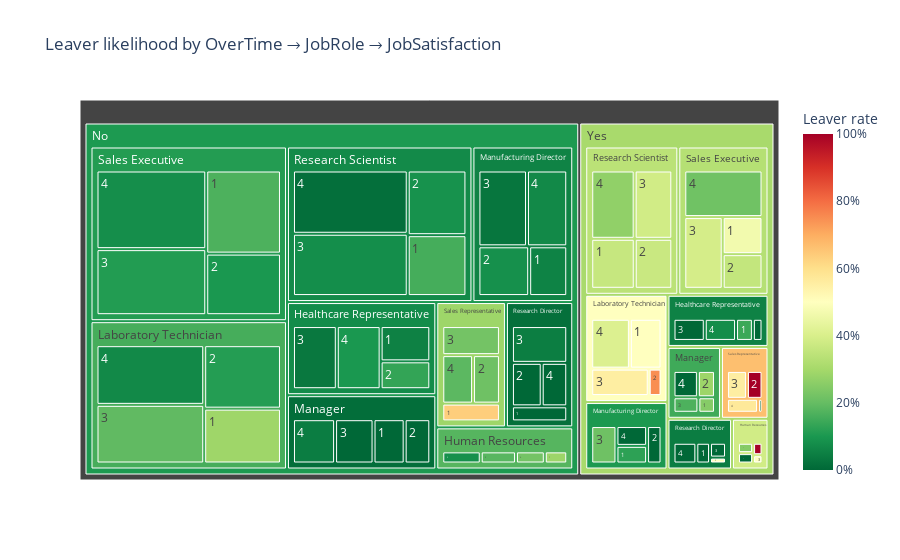

The notebook cell this image was saved under:
### Code cell
treemap_attrition(df, ["OverTime", "JobRole", "JobSatisfaction"],
                title="Leaver likelihood by OverTime → JobRole → JobSatisfaction")

### Figure 1 — Plotly figure (JSON) as saved in the notebook; plotly's stock layout.template omitted (floating-point values rounded to 4 significant figures)
{"data": [{"branchvalues": "total", "customdata": [[0.05263], [0.1429], [0.2857], [1], [0.2895], [0.5], [0], [0.25], [0.05556], [0.125], [0], [0], [0.1562], [0.3636], [0.1667], [0.4667], [0.6364], [0], [0.1333], [0], [0.08333], [0.25], [0.1136], [0.75], [0], [0.2857], [0.08333], [0], [0], [0.5], [0.08824], [0.3684], [0.1], [0.3571], [0.2143], [1], [0.03333], [0], [0.1818], [0.5], [0.193], [0.5556], [0], [0.1667], [0.02857], [0.2143], [0.04545], [0], [0.07812], [0.3846], [0.1111], [0.3929], [0.2222], [0.5556], [0.1], [0.07692], [0.2222], [0], [0.06897], [0.4091], [0.04348], [0], [0.06897], [0], [0], [0], [0.01538], [0.2667], [0.08], [0.2162], [0.1875], [0.5714], [0.07447], [0.05405], [0.1795], [0.3846], [0.1574], [0.5], [0.01333], [0.1481], [0.0566], [0.1026], [0.01754], [0.04348], [0.07179], [0.3402], [0.1121], [0.3298], [0.2881], [0.6667], [0.1044], [0.3053]], "domain": {"x": [0, 1], "y": [0, 1]}, "hovertemplate": "<b>%{label}</b><br>Path: %{currentPath}<br>Employees: %{value:,}<br>Leaver rate: %{color:.1%}<extra></extra>", "ids": ["No/Healthcare Representative/1", "Yes/Healthcare Representative/1", "No/Human Resources/1", "Yes/Human Resources/1", "No/Laboratory Technician/1", "Yes/Laboratory Technician/1", "No/Manager/1", "Yes/Manager/1", "No/Manufacturing Director/1", "Yes/Manufacturing Director/1", "No/Research Director/1", "Yes/Research Director/1", "No/Research Scientist/1", "Yes/Research Scientist/1", "No/Sales Executive/1", "Yes/Sales Executive/1", "No/Sales Representative/1", "Yes/Sales Representative/1", "No/Healthcare Representative/2", "Yes/Healthcare Representative/2", "No/Human Resources/2", "Yes/Human Resources/2", "No/Laboratory Technician/2", "Yes/Laboratory Technician/2", "No/Manager/2", "Yes/Manager/2", "No/Manufacturing Director/2", "Yes/Manufacturing Director/2", "No/Research Director/2", "Yes/Research Director/2", "No/Research Scientist/2", "Yes/Research Scientist/2", "No/Sales Executive/2", "Yes/Sales Executive/2", "No/Sales Representative/2", "Yes/Sales Representative/2", "No/Healthcare Representative/3", "Yes/Healthcare Representative/3", "No/Human Resources/3", "Yes/Human Resources/3", "No/Laboratory Technician/3", "Yes/Laboratory Technician/3", "No/Manager/3", "Yes/Manager/3", "No/Manufacturing Director/3", "Yes/Manufacturing Director/3", "No/Research Director/3", "Yes/Research Director/3", "No/Research Scientist/3", "Yes/Research Scientist/3", "No/Sales Executive/3", "Yes/Sales Executive/3", "No/Sales Representative/3", "Yes/Sales Representative/3", "No/Healthcare Representative/4", "Yes/Healthcare Representative/4", "No/Human Resources/4", "Yes/Human Resources/4", "No/Laboratory Technician/4", "Yes/Laboratory Technician/4", "No/Manager/4", "Yes/Manager/4", "No/Manufacturing Director/4", "Yes/Manufacturing Director/4", "No/Research Director/4", "Yes/Research Director/4", "No/Research Scientist/4", "Yes/Research Scientist/4", "No/Sales Executive/4", "Yes/Sales Executive/4", "No/Sales Representative/4", "Yes/Sales Representative/4", "No/Healthcare Representative", "Yes/Healthcare Representative", "No/Human Resources", "Yes/Human Resources", "No/Laboratory Technician", "Yes/Laboratory Technician", "No/Manager", "Yes/Manager", "No/Manufacturing Director", "Yes/Manufacturing Director", "No/Research Director", "Yes/Research Director", "No/Research Scientist", "Yes/Research Scientist", "No/Sales Executive", "Yes/Sales Executive", "No/Sales Representative", "Yes/Sales Representative", "No", "Yes"], "labels": ["1", "1", "1", "1", "1", "1", "1", "1", "1", "1", "1", "1", "1", "1", "1", "1", "1", "1", "2", "2", "2", "2", "2", "2", "2", "2", "2", "2", "2", "2", "2", "2", "2", "2", "2", "2", "3", "3", "3", "3", "3", "3", "3", "3", "3", "3", "3", "3", "3", "3", "3", "3", "3", "3", "4", "4", "4", "4", "4", "4", "4", "4", "4", "4", "4", "4", "4", "4", "4", "4", "4", "4", "Healthcare Representative", "Healthcare Representative", "Human Resources", "Human Resources", "Laboratory Technician", "Laboratory Technician", "Manager", "Manager", "Manufacturing Director", "Manufacturing Director", "Research Director", "Research Director", "Research Scientist", "Research Scientist", "Sales Executive", "Sales Executive", "Sales Representative", "Sales Representative", "No", "Yes"], "marker": {"coloraxis": "coloraxis", "colors": [0.05263, 0.1429, 0.2857, 1, 0.2895, 0.5, 0, 0.25, 0.05556, 0.125, 0, 0, 0.1562, 0.3636, 0.1667, 0.4667, 0.6364, 0, 0.1333, 0, 0.08333, 0.25, 0.1136, 0.75, 0, 0.2857, 0.08333, 0, 0, 0.5, 0.08824, 0.3684, 0.1, 0.3571, 0.2143, 1, 0.03333, 0, 0.1818, 0.5, 0.193, 0.5556, 0, 0.1667, 0.02857, 0.2143, 0.04545, 0, 0.07812, 0.3846, 0.1111, 0.3929, 0.2222, 0.5556, 0.1, 0.07692, 0.2222, 0, 0.06897, 0.4091, 0.04348, 0, 0.06897, 0, 0, 0, 0.01538, 0.2667, 0.08, 0.2162, 0.1875, 0.5714, 0.07447, 0.05405, 0.1795, 0.3846, 0.1574, 0.5, 0.01333, 0.1481, 0.0566, 0.1026, 0.01754, 0.04348, 0.07179, 0.3402, 0.1121, 0.3298, 0.2881, 0.6667, 0.1044, 0.3053]}, "name": "", "parents": ["No/Healthcare Representative", "Yes/Healthcare Representative", "No/Human Resources", "Yes/Human Resources", "No/Laboratory Technician", "Yes/Laboratory Technician", "No/Manager", "Yes/Manager", "No/Manufacturing Director", "Yes/Manufacturing Director", "No/Research Director", "Yes/Research Director", "No/Research Scientist", "Yes/Research Scientist", "No/Sales Executive", "Yes/Sales Executive", "No/Sales Representative", "Yes/Sales Representative", "No/Healthcare Representative", "Yes/Healthcare Representative", "No/Human Resources", "Yes/Human Resources", "No/Laboratory Technician", "Yes/Laboratory Technician", "No/Manager", "Yes/Manager", "No/Manufacturing Director", "Yes/Manufacturing Director", "No/Research Director", "Yes/Research Director", "No/Research Scientist", "Yes/Research Scientist", "No/Sales Executive", "Yes/Sales Executive", "No/Sales Representative", "Yes/Sales Representative", "No/Healthcare Representative", "Yes/Healthcare Representative", "No/Human Resources", "Yes/Human Resources", "No/Laboratory Technician", "Yes/Laboratory Technician", "No/Manager", "Yes/Manager", "No/Manufacturing Director", "Yes/Manufacturing Director", "No/Research Director", "Yes/Research Director", "No/Research Scientist", "Yes/Research Scientist", "No/Sales Executive", "Yes/Sales Executive", "No/Sales Representative", "Yes/Sales Representative", "No/Healthcare Representative", "Yes/Healthcare Representative", "No/Human Resources", "Yes/Human Resources", "No/Laboratory Technician", "Yes/Laboratory Technician", "No/Manager", "Yes/Manager", "No/Manufacturing Director", "Yes/Manufacturing Director", "No/Research Director", "Yes/Research Director", "No/Research Scientist", "Yes/Research Scientist", "No/Sales Executive", "Yes/Sales Executive", "No/Sales Representative", "Yes/Sales Representative", "No", "Yes", "No", "Yes", "No", "Yes", "No", "Yes", "No", "Yes", "No", "Yes", "No", "Yes", "No", "Yes", "No", "Yes", "", ""], "type": "treemap", "values": [19, 7, 7, 3, 38, 18, 17, 4, 18, 8, 9, 6, 32, 22, 54, 15, 11, 1, 15, 4, 12, 4, 44, 4, 14, 7, 24, 8, 14, 2, 34, 19, 40, 14, 14, 7, 30, 13, 11, 2, 57, 18, 21, 6, 35, 14, 22, 5, 64, 26, 63, 28, 18, 9, 30, 13, 9, 4, 58, 22, 23, 10, 29, 9, 12, 10, 65, 30, 75, 37, 16, 7, 94, 37, 39, 13, 197, 62, 75, 27, 106, 39, 57, 23, 195, 97, 232, 94, 59, 24, 1054, 416]}], "layout": {"coloraxis": {"cmax": 1, "cmin": 0, "colorbar": {"tickformat": ".0%", "title": {"text": "Leaver rate"}}, "colorscale": [[0, "rgb(0,104,55)"], [0.1, "rgb(26,152,80)"], [0.2, "rgb(102,189,99)"], [0.3, "rgb(166,217,106)"], [0.4, "rgb(217,239,139)"], [0.5, "rgb(255,255,191)"], [0.6, "rgb(254,224,139)"], [0.7, "rgb(253,174,97)"], [0.8, "rgb(244,109,67)"], [0.9, "rgb(215,48,39)"], [1, "rgb(165,0,38)"]]}, "legend": {"tracegroupgap": 0}, "title": {"text": "Leaver likelihood by OverTime → JobRole → JobSatisfaction"}}}
